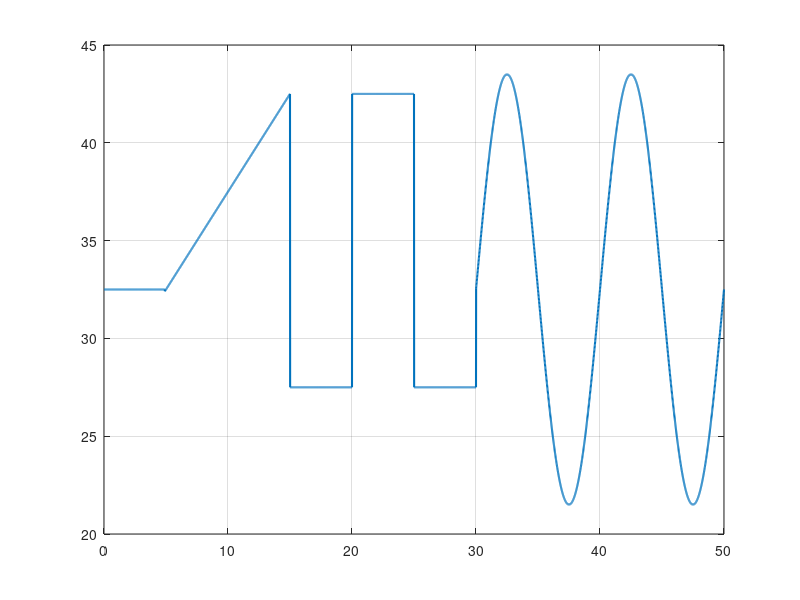

MATLAB code to generate this figure:
clc;
clear all

t=0:0.01:50;

y=(t>=0 & t<=4.9)*32.5 + (t>4.9 & t<=15).*(t+27.5)+(t>15 & t<=20).*(27.5)+(t>20 & t<=25).*(42.5)+(t>25 & t<=30).*(27.5)+(t>30).*(11*sin(0.2*pi*t)+32.5);

plot(t,y,'LineWidth',1.5)
grid on